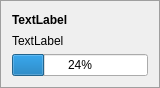
<?xml version="1.0" encoding="UTF-8"?>
<ui version="4.0">
 <class>DownloadWidget</class>
 <widget class="QFrame" name="DownloadWidget">
  <property name="geometry">
   <rect>
    <x>0</x>
    <y>0</y>
    <width>147</width>
    <height>78</height>
   </rect>
  </property>
  <property name="styleSheet">
   <string notr="true">#DownloadWidget {
  background: palette(button);
  border: 1px solid palette(dark);
  margin: 0px;
}</string>
  </property>
  <layout class="QGridLayout" name="m_topLevelLayout">
   <property name="sizeConstraint">
    <enum>QLayout::SetMinAndMaxSize</enum>
   </property>
   <item row="0" column="0">
    <widget class="QLabel" name="m_dstName">
     <property name="styleSheet">
      <string notr="true">font-weight: bold
</string>
     </property>
     <property name="text">
      <string>TextLabel</string>
     </property>
    </widget>
   </item>
   <item row="0" column="2">
    <widget class="QPushButton" name="m_cancelButton">
     <property name="sizePolicy">
      <sizepolicy hsizetype="Fixed" vsizetype="Fixed">
       <horstretch>0</horstretch>
       <verstretch>0</verstretch>
      </sizepolicy>
     </property>
     <property name="styleSheet">
      <string notr="true">QPushButton {
  margin: 1px;
  border: none;
}
QPushButton:pressed {
  margin: none;
  border: 1px solid palette(shadow);
  background: palette(midlight);
}</string>
     </property>
     <property name="flat">
      <bool>false</bool>
     </property>
    </widget>
   </item>
   <item row="2" column="0" colspan="3">
    <widget class="QProgressBar" name="m_progressBar">
     <property name="styleSheet">
      <string notr="true">font-size: 12px</string>
     </property>
     <property name="value">
      <number>24</number>
     </property>
    </widget>
   </item>
   <item row="1" column="0" colspan="3">
    <widget class="QLabel" name="m_srcUrl">
     <property name="maximumSize">
      <size>
       <width>350</width>
       <height>16777215</height>
      </size>
     </property>
     <property name="styleSheet">
      <string notr="true"/>
     </property>
     <property name="text">
      <string>TextLabel</string>
     </property>
    </widget>
   </item>
   <item row="0" column="1">
    <widget class="QPushButton" name="m_pauseButton">
     <property name="sizePolicy">
      <sizepolicy hsizetype="Fixed" vsizetype="Fixed">
       <horstretch>0</horstretch>
       <verstretch>0</verstretch>
      </sizepolicy>
     </property>
     <property name="styleSheet">
      <string notr="true">QPushButton {
  margin: 1px;
  border: none;
}
QPushButton:pressed {
  margin: none;
  border: 1px solid palette(shadow);
  background: palette(midlight);
}</string>
     </property>
     <property name="icon">
      <iconset resource="MyBrowser.qrc">
       <normaloff>:/images/browser/icon/pause.jpg</normaloff>:/images/browser/icon/pause.jpg</iconset>
     </property>
    </widget>
   </item>
  </layout>
 </widget>
 <resources>
  <include location="MyBrowser.qrc"/>
 </resources>
 <connections/>
</ui>
